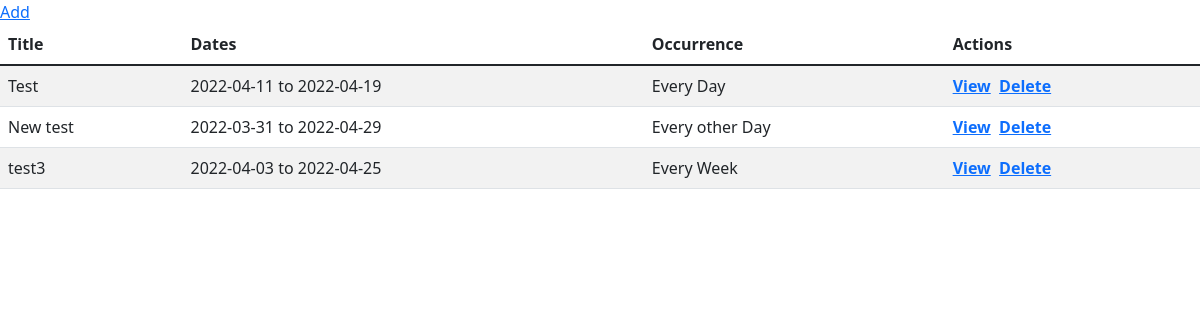
Screenshot of /index.php/events with the database file from the repository.
### tables this page shows
CREATE TABLE `events` (
  `id` int(1) NOT NULL,
  `name` varchar(100) NOT NULL,
  `start_date` bigint(20) NOT NULL,
  `end_date` bigint(20) NOT NULL,
  `recurrence_type` tinyint(1) NOT NULL COMMENT '1->Repet 2 -> Repet on the',
  `repeat_type` tinyint(1) NOT NULL COMMENT '1->Every 2->Every other',
  `repeat_type_on` tinyint(1) NOT NULL COMMENT '1->Day 2->month'
);

### application/controllers/Events.php (called while the page is built, shortened)
<?php
class Events extends CI_Controller {
    public function index(){
    	$data['events']= $this->event->getAllEvents();
    	$this->load->view("eventsList",$data);
    }
}

### index.php (called while the page is built, shortened)
<?php
require_once BASEPATH.'core/CodeIgniter.php';

### application/models/event_model.php (called while the page is built, shortened)
<?php
class Event_model extends CI_Model {
	function __construct() {
		$this->table="events";
	}
	function getAllEvents($id="") {
		$this->db->select("*")->from($this->table);
		$query= $this->db->get();
		return $query->result_array();
	}
}
?>

### application/views/eventsList.php (the view, shortened to what this page needs)
<!DOCTYPE html>
<html>
<head>
</head>
<link href="https://cdn.jsdelivr.net/npm/bootstrap@5.1.3/dist/css/bootstrap.min.css" rel="stylesheet">
<body>
  <a  href="Events/add">Add</a>
<table>
	<div class="container">
  <table class="table table-striped">
    <thead>
      <tr>
        <th>Title</th>
        <th>Dates</th>
        <th>Occurrence</th>
        <th>Actions</th>
      </tr>
    </thead>
    <tbody>
    	<?php
    		foreach ($events as $key => $event) {
    	?>
      <tr>
        <td><?=$event['name']?></td>
        <td><?php echo date("Y-m-d",$event['start_date'])." to ".date("Y-m-d",$event['end_date']);?></td>
        <td>
        	<?php
        		if($event['recurrence_type'] == 1){
        			$repeat_type=($event['repeat_type'] == 1)?'Every ':'Every other ';
        			$repeat_type_on = ($event['repeat_type_on'] == 1)?'Day':'Week';
        			$occurance_type=$repeat_type." ".$repeat_type_on;
        		}
        		echo $occurance_type;
        	?>
        </td>
        <th>
        	<?php
        	$viewhref="Events/viewEevent?id=".$event['id'];
        		$deletehref="Events/deleteEvent?id=".$event['id'];
        	echo "<a href=".$viewhref.">View</a>";
        	echo "<a href=".$deletehref.">Delete</a>";
        	?>
        </th>
      </tr>
      <?php }?>
  </table>
</div>
</table>
</body>
</html>

### rows the page displays
events: name "Test", start_date "2022-04-11", end_date "2022-04-19", occurance_type "Every Day"
events: name "New test", start_date "2022-03-31", end_date "2022-04-29", occurance_type "Every other Day"
events: name "test3", start_date "2022-04-03", end_date "2022-04-25", occurance_type "Every Week"
